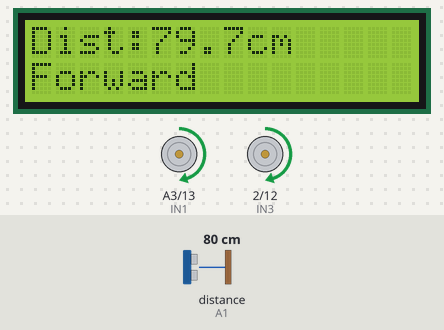
A sketch run on a simulated Arduino Uno, built with avr-gcc and run on an emulated ATmega328P. On the bench: 16×2 character LCD, motor-driver pin pairs drawn as motors (green arrow = first pin HIGH = forward, orange = second pin HIGH = backward, longer = more drive, scaled by the enable pin). Wiring (inferred from the names in the program): ultrasonic range finder: trigger A2; echo A1. Inputs (shaded band) come from the test bench; at power-on: distance to the obstacle (sensor on A1) 80 cm. The echo pulse lasts 58.3 µs per cm.

Above: at 2.2 s.
2.3 s: distance to the obstacle (sensor on A1) set to 22 cm
At 2.9 s:
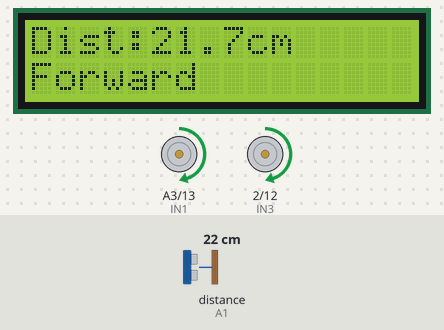
3.8 s: distance to the obstacle (sensor on A1) set to 18 cm
At 5.7 s:
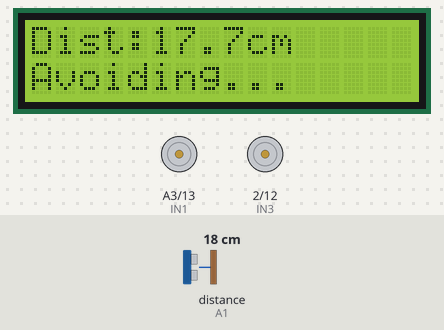
6.8 s: distance to the obstacle (sensor on A1) set to 2 cm
At 8.5 s:
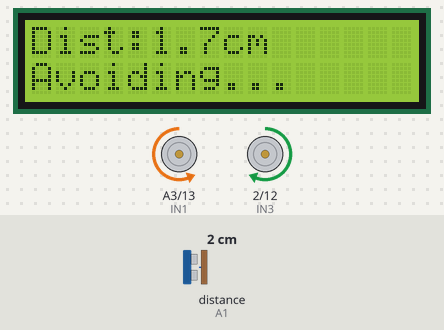
Timing chart, 0 to 15.6 s (numbered marks = the images above; inputs shaded):
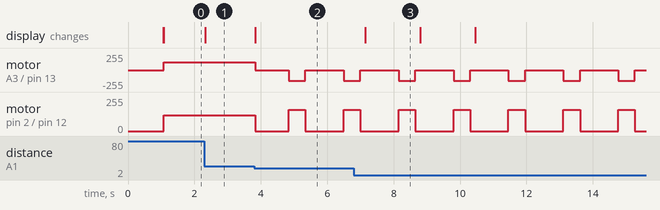

The sketch:

task3projectweek3.ino
```cpp
#include <LiquidCrystal.h>

// ================== PIN DEFINITIONS ==================
const int ENA = 3;    // Right motor PWM
const int IN1 = A3;   // Right motor direction 1
const int IN2 = 13;   // Right motor direction 2

const int ENB = 11;   // Left motor PWM
const int IN3 = 2;    // Left motor direction 1
const int IN4 = 12;   // Left motor direction 2

// Ultrasonic sensor pins
const int TRIG_PIN = A2;  // Trigger
const int ECHO_PIN = A1;  // Echo

// LCD: RS, EN, D4, D5, D6, D7
LiquidCrystal lcd(8, 9, 4, 5, 6, 7);

// ================== SPEED SETTINGS ===================
// Forward speed (constant)
const int FORWARD_SPEED = 120;

// Turning / avoiding speed
int TURN_SPEED = 160;

// How close before we react (cm)
const int OBSTACLE_DISTANCE_CM = 20;

// How long to turn right when avoiding (ms)
const unsigned long TURN_TIME_MS = 500;

// ================== MOTOR HELPERS ====================
void motorA(int s) {
  if (s > 0) {
    digitalWrite(IN1, HIGH);
    digitalWrite(IN2, LOW);
    analogWrite(ENA, s);
  } else if (s < 0) {
    digitalWrite(IN1, LOW);
    digitalWrite(IN2, HIGH);
    analogWrite(ENA, -s);
  } else {
    digitalWrite(IN1, LOW);
    digitalWrite(IN2, LOW);
    analogWrite(ENA, 0);
  }
}

void motorB(int s) {
  if (s > 0) {
    digitalWrite(IN3, HIGH);
    digitalWrite(IN4, LOW);
    analogWrite(ENB, s);
  } else if (s < 0) {
    digitalWrite(IN3, LOW);
    digitalWrite(IN4, HIGH);
    analogWrite(ENB, -s);
  } else {
    digitalWrite(IN3, LOW);
    digitalWrite(IN4, LOW);
    analogWrite(ENB, 0);
  }
}

// Go straight forward at constant speed
void moveForward() {
  motorA(FORWARD_SPEED);   // right wheel
  motorB(FORWARD_SPEED);   // left wheel
}

// Spin / turn right at TURN_SPEED
void turnRight() {
  // Right wheel backward, left wheel forward
  motorA(-TURN_SPEED);
  motorB(TURN_SPEED);
}

// Stop both motors
void stopMotors() {
  motorA(0);
  motorB(0);
}

// ================== ULTRASONIC HELPER =================
float readDistanceCM() {
  // Trigger a 10µs pulse
  digitalWrite(TRIG_PIN, LOW);
  delayMicroseconds(2);
  digitalWrite(TRIG_PIN, HIGH);
  delayMicroseconds(10);
  digitalWrite(TRIG_PIN, LOW);

  // Read echo time (timeout ~20ms)
  long duration = pulseIn(ECHO_PIN, HIGH, 20000);

  if (duration == 0) {
    // No echo detected within timeout – treat as "no obstacle"
    return 999.0;
  }

  // Sound speed ≈ 0.0343 cm/µs, divide by 2 for round trip
  float distance = duration * 0.0343 / 2.0;
  return distance;
}

// ================== SETUP ============================
void setup() {
  // Motor pins
  pinMode(ENA, OUTPUT);
  pinMode(IN1, OUTPUT);
  pinMode(IN2, OUTPUT);
  pinMode(ENB, OUTPUT);
  pinMode(IN3, OUTPUT);
  pinMode(IN4, OUTPUT);

  // Ultrasonic pins
  pinMode(TRIG_PIN, OUTPUT);
  pinMode(ECHO_PIN, INPUT);

  // LCD init
  lcd.begin(16, 2);
  lcd.print("Ultrasonic Car");
  delay(1000);
  lcd.clear();
}

// ================== MAIN LOOP ========================
void loop() {
  float distance = readDistanceCM();

  // Show distance on LCD
  lcd.setCursor(0, 0);
  lcd.print("Dist:");
  lcd.print(distance, 1);
  lcd.print("cm   "); // spaces to clear old chars

  // Simple behaviour:
  // If obstacle is closer than threshold, stop, wait, then turn right
  if (distance < OBSTACLE_DISTANCE_CM) {
    lcd.setCursor(0, 1);
    lcd.print("Avoiding...    ");

    stopMotors();
    delay(1000);             // stop for 1 second

    turnRight();
    delay(TURN_TIME_MS);     // turn right for a bit

    stopMotors();
    delay(100);              // small pause
  } else {
    lcd.setCursor(0, 1);
    lcd.print("Forward        ");
    moveForward();
  }

  // Small delay to avoid spamming ultrasonic sensor too fast
  delay(50);
}
```

Measured:
- the behaviour switches between 21 and 20 cm on distance to the obstacle (sensor on A1) (found by bisection; images 1 and 2)
- after the input at 2.3 s, the display: changes at once (image 1)
- after the input at 3.8 s, motor on A3 (IN1) / pin 13 (IN2): alternates backward 160/255 for 0.50 s and stopped for 1.1 s, starting at once; motor on pin 2 (IN3) / pin 12 (IN4): alternates forward 160/255 for 0.50 s and stopped for 1.1 s, starting at once; the display: changes at once (image 2)
- after the input at 6.8 s, the display: changes after 0.35 s (image 3)
- what the display in image 3 shows lasts 1.7 s, from 7.1 s to 8.8 s
